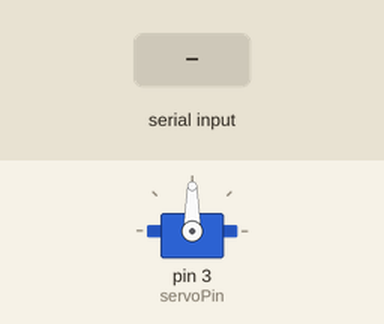
Simulated run of this sketch. Board: Arduino Uno, built with avr-gcc and run on an emulated ATmega328P. Parts: servo. The inputs (shaded band) are chosen by the test bench.

Above: at 1.2 s.
1.3 s: "30,150\n" received over Serial
At 2.7 s:
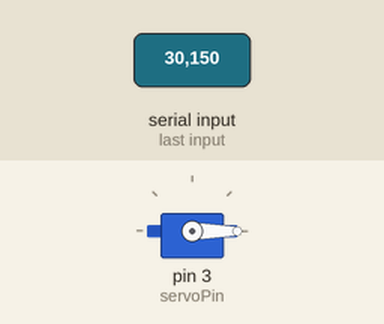
3.8 s: "90,45\n" received over Serial
At 4.6 s:
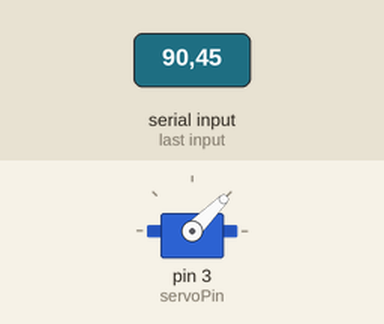
6.3 s: "200\n" received over Serial
At 6.9 s:
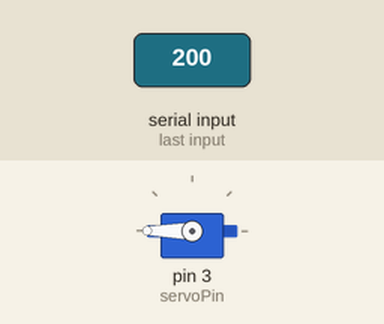
Timing chart, 0 to 9.3 s (numbered marks = the images above; inputs shaded):
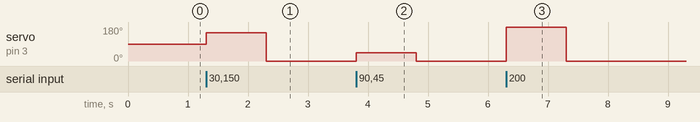

The sketch:

sketch.ino
```cpp
#include <Servo.h>

const int servoPin = 3;  // Servo signal pin

Servo myServo;

void setup() {
  Serial.begin(9600);
  myServo.attach(servoPin);

}

void loop() {
   if (Serial.available() > 0) {
    int angle = Serial.parseInt();
    myServo.write(angle);
  }

}
```

Measured:
- after the input at 1.3 s, servo on pin 3 (servoPin): 90° → 150° at once, → 0° 1.0 s later
- after the input at 3.8 s, servo on pin 3 (servoPin): 0° → 45° at once, → 0° 1.0 s later
- after the input at 6.3 s, servo on pin 3 (servoPin): 0° → 180° at once, → 0° 1.0 s later
